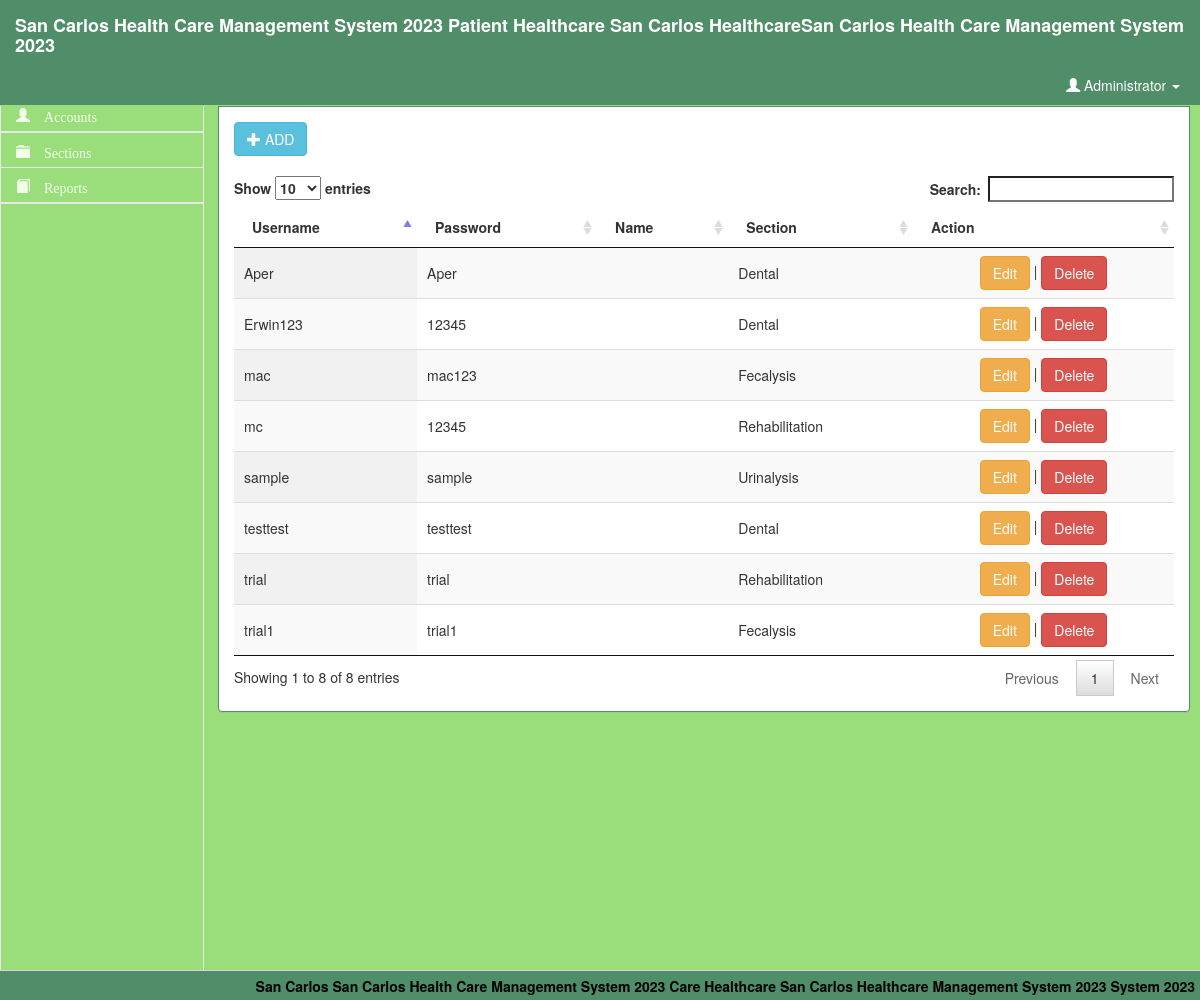
The page /user.php (signed in) on the database its author committed.
### tables this page shows
CREATE TABLE `user` (
  `user_id` int(11) NOT NULL,
  `username` varchar(20) NOT NULL,
  `password` varchar(12) NOT NULL,
  `firstname` varchar(20) NOT NULL,
  `middlename` varchar(20) NOT NULL,
  `lastname` varchar(20) NOT NULL,
  `section` varchar(20) NOT NULL
);

### user.php (the view, shortened to what this page needs)
<!DOCTYPE html>
<html lang = "eng">
	<head>
		<link rel = "stylesheet" type = "text/css" href = "../css/bootstrap.css" />
		<link rel = "stylesheet" type = "text/css" href = "../css/jquery.dataTables.css" />
		<link rel = "stylesheet" type = "text/css" href = "../css/customize.css" />
	</head>
<body>
	<div class = "navbar navbar-default navbar-fixed-top">
		<label class = "navbar-brand">San Carlos Health Care Management System 2023 Patient Healthcare San Carlos HealthcareSan Carlos Health Care Management System 2023</label>
			<ul class = "nav navbar-right">
				<li class = "dropdown">
					<a class = "user dropdown-toggle" data-toggle = "dropdown" href = "#">
						<span class = "glyphicon glyphicon-user"></span>
						Administrator
						<b class = "caret"></b>
					</a>
				</li>
			</ul>
	</div>
	<div id = "sidebar">
			<ul id = "menu" class = "nav menu">
				<li><center>Menu</center></li>
				<li><a href = "#" class = "glyphicon glyphicon-user"> Accounts</a>
				<li>
				<li><a href = "#" class = "glyphicon glyphicon-folder-close"> Sections</a>
				</li>
				<li><a href = "#" class = "glyphicon glyphicon-book"> Reports</a><li>
			</ul>
	</div>
	<div id = "content">
		<br />
		<br />
		<br />
		<div class = "panel panel-primary">
			<div class = "panel-heading">
				<label>ACCOUNTS / ADMINISTRATOR</Label>
			</div>
			<div class = "panel-body">
				<button id = "show" class = "btn btn-info"><span class  = "glyphicon glyphicon-plus"></span> ADD</button>
				<br />
				<br />
				<table id = "table" class = "display" width = "100%" cellspacing = "0">
					<thead>
						<tr>
							<th>Username</th>
							<th>Password</th>
							<th>Name</th>
							<th>Section</th>
							<th>Action</th>
						</tr>
					</thead>
					<tbody>
					<?php
						$q = mysqli_query($conn, "SELECT * FROM `user`") or die(mysqli_error());
						while($f = mysqli_fetch_array($q)){
					?>
						<tr>
							<td><?php echo $f['username']?></td>
							<td><?php echo $f['password']?></td>
							<td><?php echo $f['name']?></td>
							<td><?php echo $f['section']?></td>
							<td><center><a class = "btn btn-warning">Edit</a> |
							<a class = "btn btn-danger">Delete</a></center>
							</td>
						</tr>
					<?php
						}
					?>
					</table>
			</div>
		</div>
	</div>
	<div id = "footer">
		<label class = "footer-title">San Carlos San Carlos Health Care Management System 2023 Care Healthcare San Carlos Healthcare Management System 2023 System 2023</label>
	</div>
</body>
</html>

### css/customize.css (style rules this page uses)
html, body { height:100%; }
ul center { padding-bottom:20px; }
#footer { height:30px; width:100%; background-color: #508D69; background-repeat: no-repeat; filter: none; border: 1px solid #D5D5D5; position: fixed; right: 0; left: 0; z-index: 1030; bottom: 0; border-width: 1px 0 0; }
#sidebar { top:55px; width:17%; position:fixed; height:100%; border:1px solid #e7e7e7; }
#content { float:right; width:81%; margin-right:10px; height:1000px; }
.user { color:#fff; margin-top:10px; margin-right:20px; }
.footer-title { margin-top:5px; color: #000; margin-right:5px; float:right; font-family:Helvetica Neue; }
.menu li { border-bottom:1px solid #E7E7E7; }

### user.php (style rules this page uses)
body { background-color: #9ADE7B; }
.navbar-default { background-color: #508D69; border-color: #9ADE7B; }
.navbar-default .navbar-brand { color: #ffffff; }

### rows shown on the page
user: username "Erwin123", password "12345", section "Dental"
user: username "mc", password "12345", section "Rehabilitation"
user: username "mac", password "mac123", section "Fecalysis"
user: username "sample", password "sample", section "Urinalysis"
user: username "trial", password "trial", section "Rehabilitation"
user: username "trial1", password "trial1", section "Fecalysis"
user: username "testtest", password "testtest", section "Dental"
user: username "Aper", password "Aper", section "Dental"
